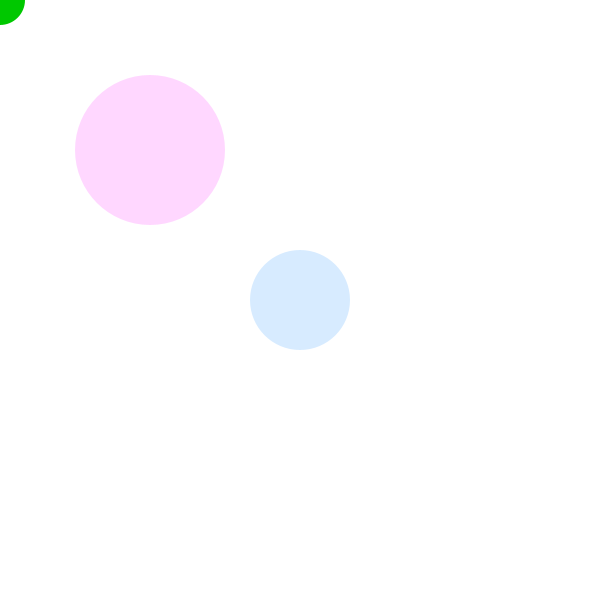
Frame 1 (no input)
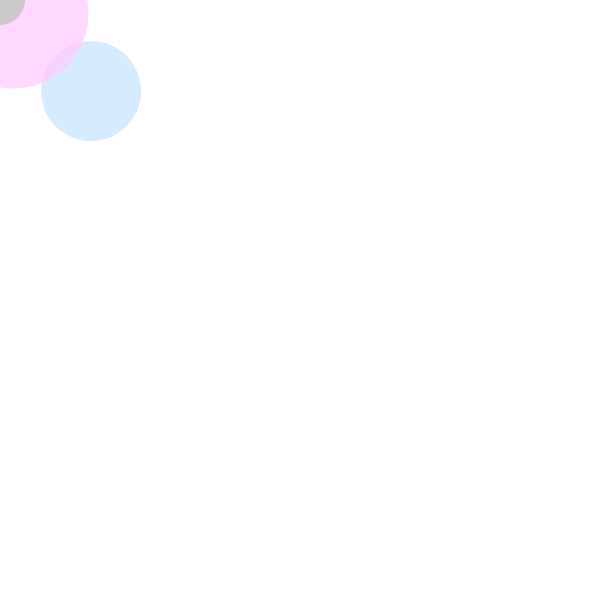
Frame 60 (the mouse pressed at the canvas centre just before this capture)
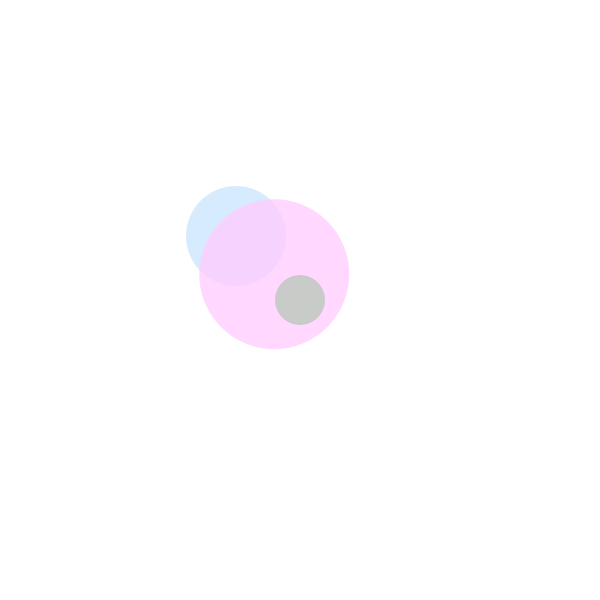
Frame 120 (the mouse held since frame 60 and released just before this capture)

The Processing sketch that drew these frames (run headless with seeded random() and noise(); from frame 60 on, the mouse is pressed at the canvas centre):

// Processing sketch: Bullying
// ── Bullying.pde
//Created by Adriana Álvarez
//Bullying
 
float x,y, z, w;
 
void setup(){
  
 size(600,600);
 smooth();
 surface.setTitle("¡Mis padres me persiguen!");
 noCursor();
 x= width/2;
 y= width/2;
 z = width/4;
 w = width/4;
 ellipseMode(CENTER);
}
 
void draw(){
  //original
  //background(255);
  //fill(0,200,0);
  //noStroke();
  //ellipse(mouseX, mouseY, 100,100);
  //fill(255,0,0,100);
  //ellipse(x ,y ,200,200);
  //x+=(mouseX-x)/50;
  //y+=(mouseY-y)/50;
  
  background(255);
  
  fill(0,200,0);
  noStroke();
  ellipse(mouseX, mouseY, 50,50);
  
  fill(153,204,255,100);
  ellipse(x ,y ,100,100);
  x+=(mouseX-x)/50;
  y+=(mouseY-y)/50;
  
  
  //for (int i = 0; i < 40; i = i+1) {
  //line(30, i, 80, i);
//}
////

  
  
  fill(255,204,255,200);
  ellipse(z ,w ,150,150);
  z+=(mouseX-z)/25;
  w+=(mouseY-w)/25;
  
  
}
